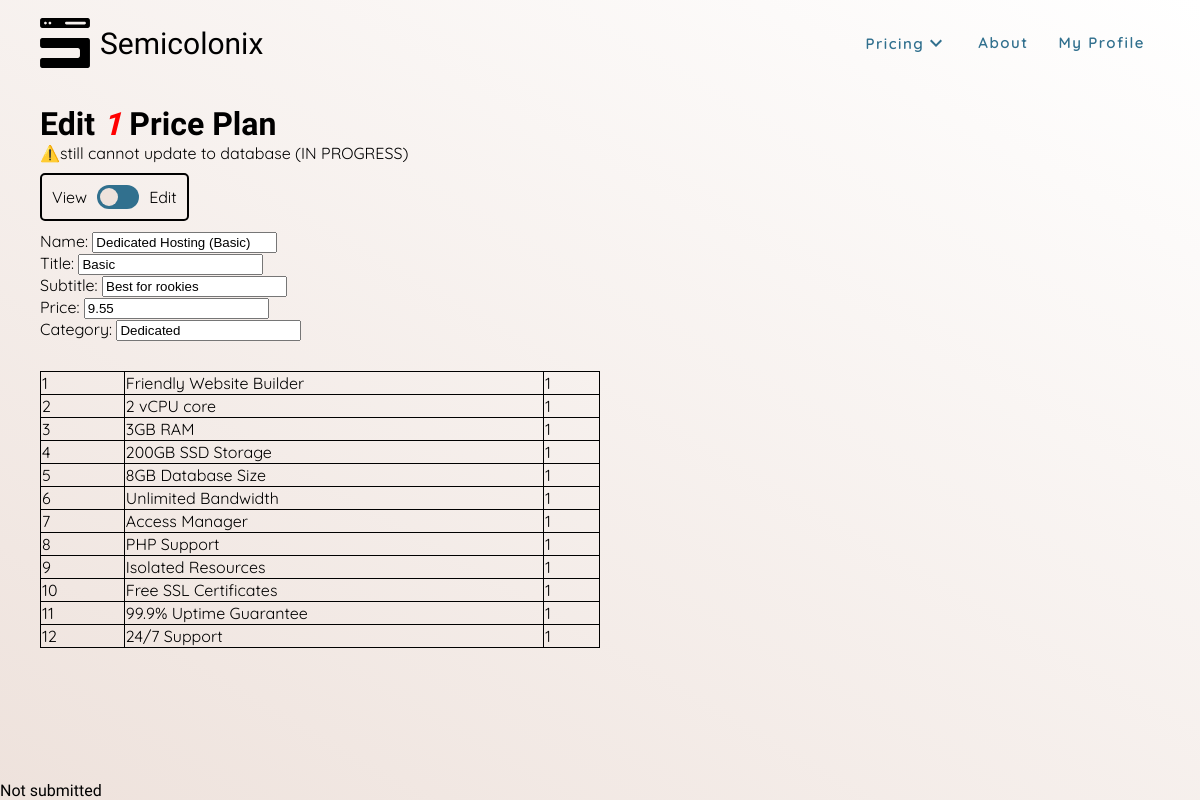
Screenshot of /admin/edit-price-plan.php?prod_id=1 (signed in) with the database file from the repository.
### tables this page shows
CREATE TABLE `product` (
  `prod_id` int(10) NOT NULL,
  `prod_name` varchar(256) NOT NULL,
  `prod_title` varchar(256) NOT NULL,
  `prod_subtitle` varchar(256) NOT NULL,
  `prod_category` enum('Shared','VPS','Dedicated','') NOT NULL,
  `prod_price` float(5,2) NOT NULL
);

CREATE TABLE `productdetail` (
  `auto_num` int(11) NOT NULL,
  `prod_id` int(10) NOT NULL,
  `feature` varchar(256) NOT NULL,
  `status` tinyint(1) NOT NULL
);

### admin/edit-price-plan.php (the view, shortened to what this page needs)
<!DOCTYPE html>
<html lang="en">
<head>
    <link rel="stylesheet" href="/css/main.css">
    <link rel="stylesheet" href="/css/admin-edit-price-plan.css">
</head>
<body class="flex-col">
    <?php
    if (!isset($_SESSION['loggedin']) || !$_SESSION['loggedin']) {
        header("Location: /pages/login_form.php");
    } else {
        require_once($_SERVER['DOCUMENT_ROOT'] . "/includes/nav.php");
        $prod_id = $_GET['prod_id'];
        require_once($_SERVER['DOCUMENT_ROOT'] . "/config/conn.php");
        $query = "SELECT * FROM product WHERE prod_id ='" . $prod_id . "'";
        $result = $conn->query($query);
        if ($result) {
            $row = mysqli_fetch_array($result);
            $prod_name = $row['prod_name'];
            $prod_title = $row['prod_title'];
            $prod_subtitle = $row['prod_subtitle'];
            $prod_category = $row['prod_category'];
            $prod_price = $row['prod_price'];
        } else {
            echo "Nothing was found.";
        }
    }
    ?>
    <div class="main-container">
        <h1>Edit <i class="red"><?php echo $prod_id ?></i> Price Plan</h1>
        <p>⚠️still cannot update to database (IN PROGRESS)</p>
        <form action="<?php echo $_SERVER['PHP_SELF']; ?>" method="get">
            <div id="toggle-layout">
                <span>View</span>
                <label class="switch">
                    <span class="slider round"></span>
                </label>
                <span>Edit</span>
            </div>
            <label for="prod_title">Name:</label>
            <input type="text" name="prod_name" value="<?php echo $prod_name; ?>" readonly><br>
            <label for="prod_title">Title:</label>
            <input type="text" name="prod_title" value="<?php echo $prod_title; ?>" readonly><br>
            <label for="prod_subtitle">Subtitle:</label>
            <input type="text" name="prod_subtitle" value="<?php echo $prod_subtitle; ?>" readonly><br>
            <label for="prod_price">Price:</label>
            <input type="number" step="0.01" name="prod_price" value="<?php echo $prod_price; ?>" readonly><br>
            <label for="prod_category">Category:</label>
            <input type="text" name="prod_category" value="<?php echo $prod_category; ?>" readonly><br>
            <?php
            $query = "SELECT * FROM productDetail WHERE prod_id = '" . $prod_id . "'";
            $result = mysqli_query($conn, $query);
            $counter = 1;
            if (mysqli_num_rows($result) > 0) {
                echo "<table class='feature-table'>";
                echo "<colgroup>";
                echo "<col style='width: 15%;'>";
                echo "<col style='width: 75%;'>";
                echo "<col style='width: 10%;'>";
                echo "</colgroup>";
                while ($row = mysqli_fetch_assoc($result)) {
                    echo "<tr>";
                    echo "<td>" . $counter++ . "</td>";
                    echo "<td class='editable' contenteditable='false' data-column='feature' data-id='" . $row["auto_num"] . "'>" . $row["feature"] . "</td>";
                    echo "<td class='editable' contenteditable='false' data-column='status' data-id='" . $row["auto_num"] . "'>" . $row["status"] . "</td>";
                    echo "</tr>";
                }
                echo "</table>";
            } else {
                echo "0 results";
            }
            ?>
        </form>
    </div>
</body>
</html>

### css/main.css (style rules this page uses)
:root { --color-black: black; --color-white: #ffffff; --color-c1: #31708e; --color-c2: #88bdbc; --color-c3: #eee2dc; --color-c4: #b1a296; --font-primary: "Syncopate", sans-serif; --font-second: "Quicksand", sans-serif; --font-size-title: 30px; --font-size-h1: 20px; --font-size-normal: 15px; --font-size-small: 12px; font-family: var(--font-primary); }
html, body { height: 100%; width: 100%; background-image: linear-gradient(210deg, var(--color-white), var(--color-c3)); background-repeat: no-repeat; background-attachment: fixed; scroll-behavior: smooth; }
h1, h2, h3, h4, h5, strong { margin: 0; font-weight: 600; font-family: var(--font-primary); }
a, p, body, html, div, iframe, img, span { margin: 0; border: 0; text-decoration: none; }
a, div, p, span { display: block; font-family: var(--font-second); }
.red { --color-current: #ff0000; color: var(--color-current); }
.flex-col { display: flex; flex-direction: column; }
.main-container { display: flex; flex-direction: column; flex-grow: 1; padding: 105px 40px 0px 40px; width: 100%; max-width: 100%; box-sizing: border-box; }

### css/admin-edit-price-plan.css (style rules this page uses)
#toggle-layout { display: flex; flex-direction: row; align-items: center; padding: 10px 10px; border: 2px solid black; border-radius: 5px; width: fit-content; margin: 10px 0; box-sizing: border-box; }
.switch .slider { display: flex; align-items: center; width: 36px; height: 24px; background-color: var(--color-c1); margin: 0 10px; padding: 0 3px; cursor: pointer; }
.switch .slider.round:before { border-radius: 50%; }
.switch .slider:before { content: ""; height: 18px; width: 18px; background-color: var(--color-c3); border-radius: 50%; transition: all 0.2s ease; }
.switch .slider.round { border-radius: 34px; }
.feature-table { width: 50%; margin: 30px 0; border-collapse: collapse; }
.feature-table tr, .feature-table td { border: 1px solid black; }

### rows the page displays
product: prod_name "Dedicated Hosting (Basic)", prod_title "Basic", prod_subtitle "Best for rookies", prod_price "9.55", prod_category "Dedicated"
productdetail: feature "Friendly Website Builder", status "1"
productdetail: feature "2 vCPU core", status "1"
productdetail: feature "3GB RAM", status "1"
productdetail: feature "200GB SSD Storage", status "1"
productdetail: feature "8GB Database Size", status "1"
productdetail: feature "Unlimited Bandwidth", status "1"
productdetail: feature "Access Manager", status "1"
productdetail: feature "PHP Support", status "1"
productdetail: feature "Isolated Resources", status "1"
productdetail: feature "Free SSL Certificates", status "1"
productdetail: feature "99.9% Uptime Guarantee", status "1"
productdetail: feature "24/7 Support", status "1"

### other values shown
$prod_id "1"
